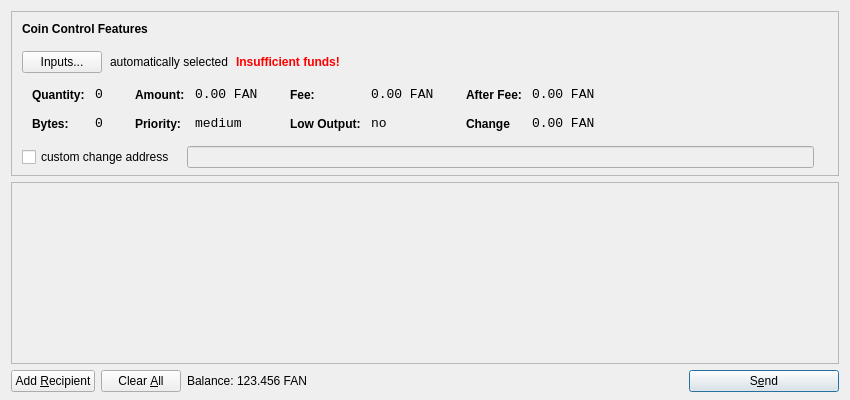
<?xml version="1.0" encoding="UTF-8"?>
<ui version="4.0">
 <class>SendCoinsDialog</class>
 <widget class="QDialog" name="SendCoinsDialog">
  <property name="geometry">
   <rect>
    <x>0</x>
    <y>0</y>
    <width>850</width>
    <height>400</height>
   </rect>
  </property>
  <property name="windowTitle">
   <string>Send Coins</string>
  </property>
  <layout class="QVBoxLayout" name="verticalLayout" stretch="0,1,0">
   <property name="bottomMargin">
    <number>8</number>
   </property>
   <item>
    <widget class="QFrame" name="frameCoinControl">
     <property name="sizePolicy">
      <sizepolicy hsizetype="Expanding" vsizetype="Expanding">
       <horstretch>0</horstretch>
       <verstretch>0</verstretch>
      </sizepolicy>
     </property>
     <property name="maximumSize">
      <size>
       <width>16777215</width>
       <height>16777215</height>
      </size>
     </property>
     <property name="frameShape">
      <enum>QFrame::StyledPanel</enum>
     </property>
     <property name="frameShadow">
      <enum>QFrame::Sunken</enum>
     </property>
     <layout class="QVBoxLayout" name="verticalLayoutCoinControl2">
      <property name="spacing">
       <number>-1</number>
      </property>
      <property name="leftMargin">
       <number>0</number>
      </property>
      <property name="topMargin">
       <number>0</number>
      </property>
      <property name="rightMargin">
       <number>0</number>
      </property>
      <property name="bottomMargin">
       <number>6</number>
      </property>
      <item>
       <layout class="QVBoxLayout" name="verticalLayoutCoinControl" stretch="0,0,0,0,1">
        <property name="spacing">
         <number>0</number>
        </property>
        <property name="leftMargin">
         <number>10</number>
        </property>
        <property name="topMargin">
         <number>10</number>
        </property>
        <item>
         <layout class="QHBoxLayout" name="horizontalLayoutCoinControl1">
          <property name="bottomMargin">
           <number>15</number>
          </property>
          <item>
           <widget class="QLabel" name="labelCoinControlFeatures">
            <property name="sizePolicy">
             <sizepolicy hsizetype="Preferred" vsizetype="Maximum">
              <horstretch>0</horstretch>
              <verstretch>0</verstretch>
             </sizepolicy>
            </property>
            <property name="font">
             <font>
              <weight>75</weight>
              <bold>true</bold>
             </font>
            </property>
            <property name="styleSheet">
             <string notr="true">font-weight:bold;</string>
            </property>
            <property name="text">
             <string>Coin Control Features</string>
            </property>
           </widget>
          </item>
         </layout>
        </item>
        <item>
         <layout class="QHBoxLayout" name="horizontalLayoutCoinControl2" stretch="0,0,0,0">
          <property name="spacing">
           <number>8</number>
          </property>
          <property name="bottomMargin">
           <number>10</number>
          </property>
          <item>
           <widget class="QPushButton" name="pushButtonCoinControl">
            <property name="styleSheet">
             <string notr="true"/>
            </property>
            <property name="text">
             <string>Inputs...</string>
            </property>
           </widget>
          </item>
          <item>
           <widget class="QLabel" name="labelCoinControlAutomaticallySelected">
            <property name="text">
             <string>automatically selected</string>
            </property>
            <property name="margin">
             <number>5</number>
            </property>
           </widget>
          </item>
          <item>
           <widget class="QLabel" name="labelCoinControlInsuffFunds">
            <property name="font">
             <font>
              <weight>75</weight>
              <bold>true</bold>
             </font>
            </property>
            <property name="styleSheet">
             <string notr="true">color:red;font-weight:bold;</string>
            </property>
            <property name="text">
             <string>Insufficient funds!</string>
            </property>
            <property name="margin">
             <number>5</number>
            </property>
           </widget>
          </item>
          <item>
           <spacer name="horizontalSpacerCoinControl">
            <property name="orientation">
             <enum>Qt::Horizontal</enum>
            </property>
            <property name="sizeHint" stdset="0">
             <size>
              <width>40</width>
              <height>1</height>
             </size>
            </property>
           </spacer>
          </item>
         </layout>
        </item>
        <item>
         <widget class="QWidget" name="widgetCoinControl" native="true">
          <property name="sizePolicy">
           <sizepolicy hsizetype="Preferred" vsizetype="Preferred">
            <horstretch>0</horstretch>
            <verstretch>0</verstretch>
           </sizepolicy>
          </property>
          <property name="minimumSize">
           <size>
            <width>0</width>
            <height>0</height>
           </size>
          </property>
          <property name="styleSheet">
           <string notr="true"/>
          </property>
          <layout class="QHBoxLayout" name="horizontalLayoutCoinControl5">
           <property name="margin">
            <number>0</number>
           </property>
           <item>
            <layout class="QHBoxLayout" name="horizontalLayoutCoinControl3" stretch="0,0,0,1">
             <property name="spacing">
              <number>20</number>
             </property>
             <property name="topMargin">
              <number>0</number>
             </property>
             <property name="bottomMargin">
              <number>10</number>
             </property>
             <item>
              <layout class="QFormLayout" name="formLayoutCoinControl1">
               <property name="horizontalSpacing">
                <number>10</number>
               </property>
               <property name="verticalSpacing">
                <number>14</number>
               </property>
               <property name="leftMargin">
                <number>10</number>
               </property>
               <property name="topMargin">
                <number>4</number>
               </property>
               <property name="rightMargin">
                <number>6</number>
               </property>
               <item row="0" column="0">
                <widget class="QLabel" name="labelCoinControlQuantityText">
                 <property name="styleSheet">
                  <string notr="true">font-weight:bold;</string>
                 </property>
                 <property name="text">
                  <string>Quantity:</string>
                 </property>
                 <property name="margin">
                  <number>0</number>
                 </property>
                </widget>
               </item>
               <item row="0" column="1">
                <widget class="QLabel" name="labelCoinControlQuantity">
                 <property name="font">
                  <font>
                   <family>Monospace</family>
                   <pointsize>10</pointsize>
                  </font>
                 </property>
                 <property name="cursor">
                  <cursorShape>IBeamCursor</cursorShape>
                 </property>
                 <property name="contextMenuPolicy">
                  <enum>Qt::ActionsContextMenu</enum>
                 </property>
                 <property name="text">
                  <string>0</string>
                 </property>
                 <property name="margin">
                  <number>0</number>
                 </property>
                 <property name="textInteractionFlags">
                  <set>Qt::LinksAccessibleByMouse|Qt::TextSelectableByKeyboard|Qt::TextSelectableByMouse</set>
                 </property>
                </widget>
               </item>
               <item row="1" column="0">
                <widget class="QLabel" name="labelCoinControlBytesText">
                 <property name="styleSheet">
                  <string notr="true">font-weight:bold;</string>
                 </property>
                 <property name="text">
                  <string>Bytes:</string>
                 </property>
                </widget>
               </item>
               <item row="1" column="1">
                <widget class="QLabel" name="labelCoinControlBytes">
                 <property name="font">
                  <font>
                   <family>Monospace</family>
                   <pointsize>10</pointsize>
                  </font>
                 </property>
                 <property name="cursor">
                  <cursorShape>IBeamCursor</cursorShape>
                 </property>
                 <property name="contextMenuPolicy">
                  <enum>Qt::ActionsContextMenu</enum>
                 </property>
                 <property name="text">
                  <string>0</string>
                 </property>
                 <property name="textInteractionFlags">
                  <set>Qt::LinksAccessibleByMouse|Qt::TextSelectableByKeyboard|Qt::TextSelectableByMouse</set>
                 </property>
                </widget>
               </item>
              </layout>
             </item>
             <item>
              <layout class="QFormLayout" name="formLayoutCoinControl2">
               <property name="horizontalSpacing">
                <number>10</number>
               </property>
               <property name="verticalSpacing">
                <number>14</number>
               </property>
               <property name="leftMargin">
                <number>6</number>
               </property>
               <property name="topMargin">
                <number>4</number>
               </property>
               <property name="rightMargin">
                <number>6</number>
               </property>
               <item row="0" column="0">
                <widget class="QLabel" name="labelCoinControlAmountText">
                 <property name="styleSheet">
                  <string notr="true">font-weight:bold;</string>
                 </property>
                 <property name="text">
                  <string>Amount:</string>
                 </property>
                 <property name="margin">
                  <number>0</number>
                 </property>
                </widget>
               </item>
               <item row="0" column="1">
                <widget class="QLabel" name="labelCoinControlAmount">
                 <property name="font">
                  <font>
                   <family>Monospace</family>
                   <pointsize>10</pointsize>
                  </font>
                 </property>
                 <property name="cursor">
                  <cursorShape>IBeamCursor</cursorShape>
                 </property>
                 <property name="contextMenuPolicy">
                  <enum>Qt::ActionsContextMenu</enum>
                 </property>
                 <property name="text">
                  <string>0.00 FAN</string>
                 </property>
                 <property name="textInteractionFlags">
                  <set>Qt::LinksAccessibleByMouse|Qt::TextSelectableByKeyboard|Qt::TextSelectableByMouse</set>
                 </property>
                </widget>
               </item>
               <item row="1" column="0">
                <widget class="QLabel" name="labelCoinControlPriorityText">
                 <property name="styleSheet">
                  <string notr="true">font-weight:bold;</string>
                 </property>
                 <property name="text">
                  <string>Priority:</string>
                 </property>
                </widget>
               </item>
               <item row="1" column="1">
                <widget class="QLabel" name="labelCoinControlPriority">
                 <property name="font">
                  <font>
                   <family>Monospace</family>
                   <pointsize>10</pointsize>
                  </font>
                 </property>
                 <property name="cursor">
                  <cursorShape>IBeamCursor</cursorShape>
                 </property>
                 <property name="contextMenuPolicy">
                  <enum>Qt::ActionsContextMenu</enum>
                 </property>
                 <property name="text">
                  <string>medium</string>
                 </property>
                 <property name="textInteractionFlags">
                  <set>Qt::LinksAccessibleByMouse|Qt::TextSelectableByKeyboard|Qt::TextSelectableByMouse</set>
                 </property>
                </widget>
               </item>
              </layout>
             </item>
             <item>
              <layout class="QFormLayout" name="formLayoutCoinControl3">
               <property name="horizontalSpacing">
                <number>10</number>
               </property>
               <property name="verticalSpacing">
                <number>14</number>
               </property>
               <property name="leftMargin">
                <number>6</number>
               </property>
               <property name="topMargin">
                <number>4</number>
               </property>
               <property name="rightMargin">
                <number>6</number>
               </property>
               <item row="0" column="0">
                <widget class="QLabel" name="labelCoinControlFeeText">
                 <property name="styleSheet">
                  <string notr="true">font-weight:bold;</string>
                 </property>
                 <property name="text">
                  <string>Fee:</string>
                 </property>
                 <property name="margin">
                  <number>0</number>
                 </property>
                </widget>
               </item>
               <item row="0" column="1">
                <widget class="QLabel" name="labelCoinControlFee">
                 <property name="font">
                  <font>
                   <family>Monospace</family>
                   <pointsize>10</pointsize>
                  </font>
                 </property>
                 <property name="cursor">
                  <cursorShape>IBeamCursor</cursorShape>
                 </property>
                 <property name="contextMenuPolicy">
                  <enum>Qt::ActionsContextMenu</enum>
                 </property>
                 <property name="text">
                  <string>0.00 FAN</string>
                 </property>
                 <property name="textInteractionFlags">
                  <set>Qt::LinksAccessibleByMouse|Qt::TextSelectableByKeyboard|Qt::TextSelectableByMouse</set>
                 </property>
                </widget>
               </item>
               <item row="1" column="0">
                <widget class="QLabel" name="labelCoinControlLowOutputText">
                 <property name="styleSheet">
                  <string notr="true">font-weight:bold;</string>
                 </property>
                 <property name="text">
                  <string>Low Output:</string>
                 </property>
                </widget>
               </item>
               <item row="1" column="1">
                <widget class="QLabel" name="labelCoinControlLowOutput">
                 <property name="font">
                  <font>
                   <family>Monospace</family>
                   <pointsize>10</pointsize>
                  </font>
                 </property>
                 <property name="cursor">
                  <cursorShape>IBeamCursor</cursorShape>
                 </property>
                 <property name="contextMenuPolicy">
                  <enum>Qt::ActionsContextMenu</enum>
                 </property>
                 <property name="text">
                  <string>no</string>
                 </property>
                 <property name="textInteractionFlags">
                  <set>Qt::LinksAccessibleByMouse|Qt::TextSelectableByKeyboard|Qt::TextSelectableByMouse</set>
                 </property>
                </widget>
               </item>
              </layout>
             </item>
             <item>
              <layout class="QFormLayout" name="formLayoutCoinControl4">
               <property name="horizontalSpacing">
                <number>10</number>
               </property>
               <property name="verticalSpacing">
                <number>14</number>
               </property>
               <property name="leftMargin">
                <number>6</number>
               </property>
               <property name="topMargin">
                <number>4</number>
               </property>
               <property name="rightMargin">
                <number>6</number>
               </property>
               <item row="0" column="0">
                <widget class="QLabel" name="labelCoinControlAfterFeeText">
                 <property name="styleSheet">
                  <string notr="true">font-weight:bold;</string>
                 </property>
                 <property name="text">
                  <string>After Fee:</string>
                 </property>
                 <property name="margin">
                  <number>0</number>
                 </property>
                </widget>
               </item>
               <item row="0" column="1">
                <widget class="QLabel" name="labelCoinControlAfterFee">
                 <property name="font">
                  <font>
                   <family>Monospace</family>
                   <pointsize>10</pointsize>
                  </font>
                 </property>
                 <property name="cursor">
                  <cursorShape>IBeamCursor</cursorShape>
                 </property>
                 <property name="contextMenuPolicy">
                  <enum>Qt::ActionsContextMenu</enum>
                 </property>
                 <property name="text">
                  <string>0.00 FAN</string>
                 </property>
                 <property name="textInteractionFlags">
                  <set>Qt::LinksAccessibleByMouse|Qt::TextSelectableByKeyboard|Qt::TextSelectableByMouse</set>
                 </property>
                </widget>
               </item>
               <item row="1" column="0">
                <widget class="QLabel" name="labelCoinControlChangeText">
                 <property name="styleSheet">
                  <string notr="true">font-weight:bold;</string>
                 </property>
                 <property name="text">
                  <string>Change</string>
                 </property>
                </widget>
               </item>
               <item row="1" column="1">
                <widget class="QLabel" name="labelCoinControlChange">
                 <property name="font">
                  <font>
                   <family>Monospace</family>
                   <pointsize>10</pointsize>
                  </font>
                 </property>
                 <property name="cursor">
                  <cursorShape>IBeamCursor</cursorShape>
                 </property>
                 <property name="contextMenuPolicy">
                  <enum>Qt::ActionsContextMenu</enum>
                 </property>
                 <property name="text">
                  <string>0.00 FAN</string>
                 </property>
                 <property name="textInteractionFlags">
                  <set>Qt::LinksAccessibleByMouse|Qt::TextSelectableByKeyboard|Qt::TextSelectableByMouse</set>
                 </property>
                </widget>
               </item>
              </layout>
             </item>
            </layout>
           </item>
          </layout>
         </widget>
        </item>
        <item>
         <layout class="QHBoxLayout" name="horizontalLayoutCoinControl4" stretch="0,0,0">
          <property name="spacing">
           <number>12</number>
          </property>
          <property name="sizeConstraint">
           <enum>QLayout::SetDefaultConstraint</enum>
          </property>
          <property name="topMargin">
           <number>5</number>
          </property>
          <property name="rightMargin">
           <number>5</number>
          </property>
          <item>
           <widget class="QCheckBox" name="checkBoxCoinControlChange">
            <property name="text">
             <string>custom change address</string>
            </property>
           </widget>
          </item>
          <item>
           <widget class="QLineEdit" name="lineEditCoinControlChange">
            <property name="enabled">
             <bool>false</bool>
            </property>
            <property name="sizePolicy">
             <sizepolicy hsizetype="Expanding" vsizetype="Fixed">
              <horstretch>0</horstretch>
              <verstretch>0</verstretch>
             </sizepolicy>
            </property>
           </widget>
          </item>
          <item>
           <widget class="QLabel" name="labelCoinControlChangeLabel">
            <property name="sizePolicy">
             <sizepolicy hsizetype="Preferred" vsizetype="Expanding">
              <horstretch>0</horstretch>
              <verstretch>0</verstretch>
             </sizepolicy>
            </property>
            <property name="minimumSize">
             <size>
              <width>0</width>
              <height>0</height>
             </size>
            </property>
            <property name="text">
             <string/>
            </property>
            <property name="margin">
             <number>3</number>
            </property>
           </widget>
          </item>
         </layout>
        </item>
        <item>
         <spacer name="verticalSpacerCoinControl">
          <property name="orientation">
           <enum>Qt::Vertical</enum>
          </property>
          <property name="sizeHint" stdset="0">
           <size>
            <width>800</width>
            <height>1</height>
           </size>
          </property>
         </spacer>
        </item>
       </layout>
      </item>
     </layout>
    </widget>
   </item>
   <item>
    <widget class="QScrollArea" name="scrollArea">
     <property name="widgetResizable">
      <bool>true</bool>
     </property>
     <widget class="QWidget" name="scrollAreaWidgetContents">
      <property name="geometry">
       <rect>
        <x>0</x>
        <y>0</y>
        <width>830</width>
        <height>165</height>
       </rect>
      </property>
      <layout class="QVBoxLayout" name="verticalLayout_2">
       <property name="margin">
        <number>0</number>
       </property>
       <item>
        <layout class="QVBoxLayout" name="entries">
         <property name="spacing">
          <number>6</number>
         </property>
        </layout>
       </item>
       <item>
        <spacer name="verticalSpacer">
         <property name="orientation">
          <enum>Qt::Vertical</enum>
         </property>
         <property name="sizeHint" stdset="0">
          <size>
           <width>20</width>
           <height>40</height>
          </size>
         </property>
        </spacer>
       </item>
      </layout>
     </widget>
    </widget>
   </item>
   <item>
    <layout class="QHBoxLayout" name="horizontalLayout">
     <item>
      <widget class="QPushButton" name="addButton">
       <property name="toolTip">
        <string>Send to multiple recipients at once</string>
       </property>
       <property name="text">
        <string>Add &amp;Recipient</string>
       </property>
       <property name="icon">
        <iconset resource="../bitcoin.qrc">
         <normaloff>:/icons/add</normaloff>:/icons/add</iconset>
       </property>
       <property name="autoDefault">
        <bool>false</bool>
       </property>
      </widget>
     </item>
     <item>
      <widget class="QPushButton" name="clearButton">
       <property name="sizePolicy">
        <sizepolicy hsizetype="Minimum" vsizetype="Fixed">
         <horstretch>0</horstretch>
         <verstretch>0</verstretch>
        </sizepolicy>
       </property>
       <property name="toolTip">
        <string>Remove all transaction fields</string>
       </property>
       <property name="text">
        <string>Clear &amp;All</string>
       </property>
       <property name="icon">
        <iconset resource="../bitcoin.qrc">
         <normaloff>:/icons/remove</normaloff>:/icons/remove</iconset>
       </property>
       <property name="autoRepeatDelay">
        <number>300</number>
       </property>
       <property name="autoDefault">
        <bool>false</bool>
       </property>
      </widget>
     </item>
     <item>
      <layout class="QHBoxLayout" name="horizontalLayout_2">
       <property name="spacing">
        <number>3</number>
       </property>
       <item>
        <widget class="QLabel" name="label">
         <property name="sizePolicy">
          <sizepolicy hsizetype="Preferred" vsizetype="Fixed">
           <horstretch>0</horstretch>
           <verstretch>0</verstretch>
          </sizepolicy>
         </property>
         <property name="text">
          <string>Balance:</string>
         </property>
        </widget>
       </item>
       <item>
        <widget class="QLabel" name="labelBalance">
         <property name="sizePolicy">
          <sizepolicy hsizetype="Preferred" vsizetype="Fixed">
           <horstretch>0</horstretch>
           <verstretch>0</verstretch>
          </sizepolicy>
         </property>
         <property name="cursor">
          <cursorShape>IBeamCursor</cursorShape>
         </property>
         <property name="text">
          <string>123.456 FAN</string>
         </property>
         <property name="textInteractionFlags">
          <set>Qt::LinksAccessibleByMouse|Qt::TextSelectableByKeyboard|Qt::TextSelectableByMouse</set>
         </property>
        </widget>
       </item>
      </layout>
     </item>
     <item>
      <spacer name="horizontalSpacer">
       <property name="orientation">
        <enum>Qt::Horizontal</enum>
       </property>
       <property name="sizeHint" stdset="0">
        <size>
         <width>40</width>
         <height>20</height>
        </size>
       </property>
      </spacer>
     </item>
     <item>
      <widget class="QPushButton" name="sendButton">
       <property name="minimumSize">
        <size>
         <width>150</width>
         <height>0</height>
        </size>
       </property>
       <property name="toolTip">
        <string>Confirm the send action</string>
       </property>
       <property name="text">
        <string>S&amp;end</string>
       </property>
       <property name="icon">
        <iconset resource="../bitcoin.qrc">
         <normaloff>:/icons/send</normaloff>:/icons/send</iconset>
       </property>
       <property name="default">
        <bool>true</bool>
       </property>
      </widget>
     </item>
    </layout>
   </item>
  </layout>
 </widget>
 <resources>
  <include location="../bitcoin.qrc"/>
 </resources>
 <connections/>
</ui>
